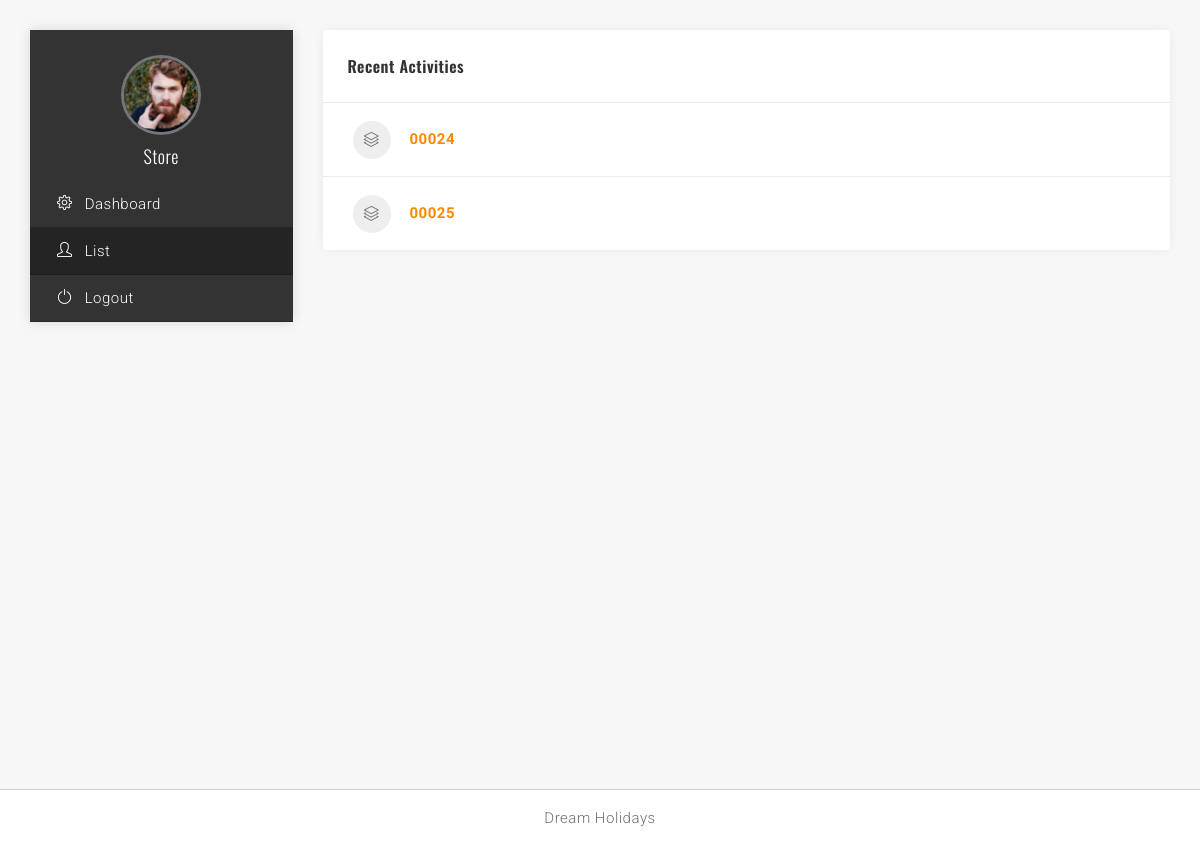
The page /coupon_list (signed in) on the database as committed earlier.
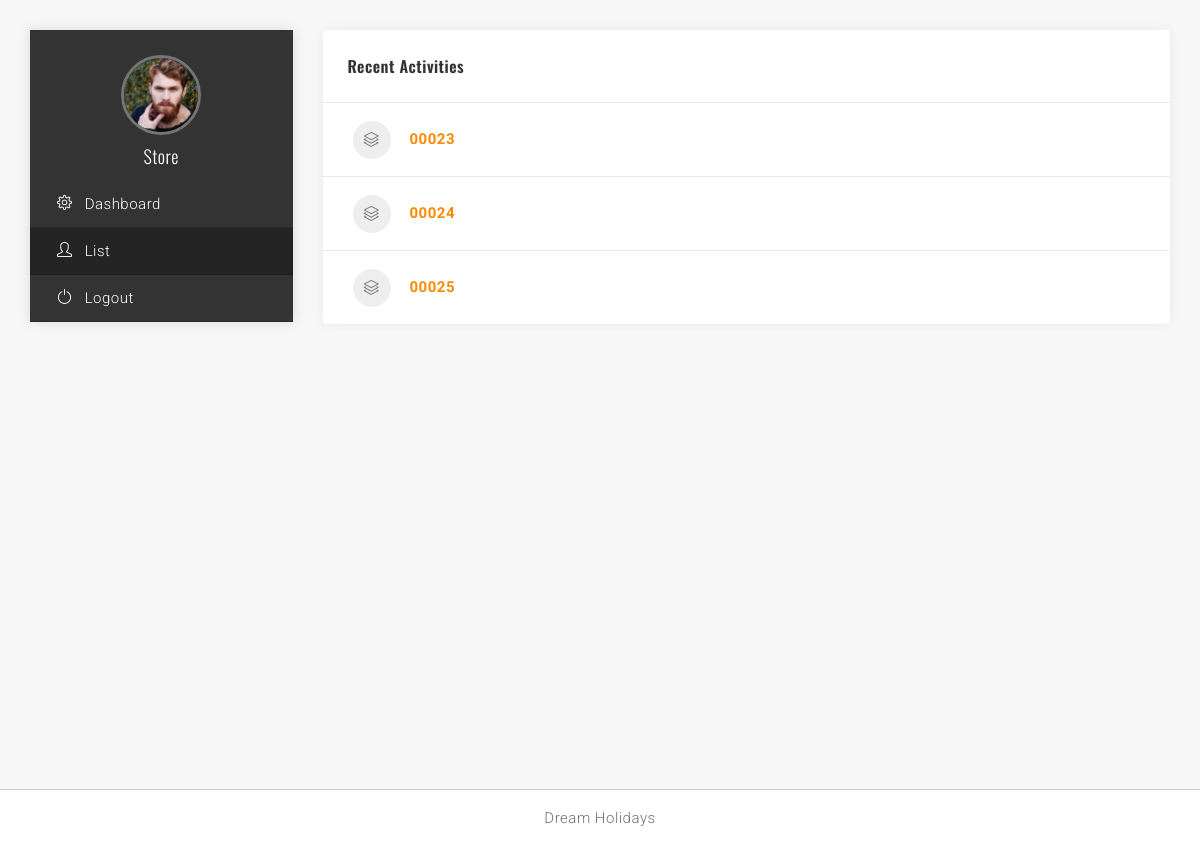
The same page on the database as committed later.
### administration/models.py (models this page shows)
class coupon(models.Model):
	booking_id=models.CharField(max_length=10)
	store_id=models.CharField(max_length=10)
	status=models.CharField(max_length=10)

### administration/views.py (the view)
# urls.py: path('coupon_list', views.coupon_list,name='coupon_list'),
@login_required(login_url='/')
def coupon_list(request):
	coupn=coupon.objects.all()
	return render(request,'store/coupon_list.html',{'coupn':coupn})

### administration/templatetags/event_tags.py (called while the page is built)
@register.filter(name='int')
def toint(value):
	return int(value)

### administration/templates/store/coupon_list.html (shortened to what this page needs)
<!doctype html>
<html lang="en">
 {% load static %}
   {% load event_tags %}
<head>
	<link rel="stylesheet" type="text/css" href="{% static '/user/bootstrap/css/bootstrap.min.css' %}" media="screen">
	<link href="{% static '/user/css/main.css' %}" rel="stylesheet">
	<link href="{% static '/user/css/plugin.css' %}" rel="stylesheet">
	<link href="{% static '/user/css/dashboard.css' %}" rel="stylesheet">
	<link href="{% static '/user/css/icons.css' %}" rel="stylesheet">
	<link href="{% static '/user/css/style.css' %}" rel="stylesheet">
</head>
<body class="home transparent-header">
	<div id="container-wrapper">
		<div id="dashboard">
			<div class="container">
				<div class="row">
					<div class="col-sm-3">
						<div class="dashboard-nav">
							<div class="profile-sec">
								<div class="dash-image"><img src="images/team/01.jpg" alt=""></div>
								<div class="dash-content">
									<h3>Store</h3>
								</div>
							</div>
							<div class="dashboard-nav-inner">
								<ul>
									<li><a href="{% url 'administration:store_management'%}"><i class="sl sl-icon-settings"></i> Dashboard</a></li>
									<li class="active"><a href="{% url 'administration:coupon_list'%}"><i class="sl sl-icon-user"></i> List</a></li>
									<li><a href="index.html"><i class="sl sl-icon-power"></i> Logout</a></li>
								</ul>
							</div>
						</div>
					</div>
					<div class="col-sm-9">
						<div class="dashboard-content">
							<div class="row">
								<div class="col-lg-12 col-md-12">
									<div class="dashboard-list-box with-icons margin-top-20">
										<h4>Recent Activities</h4>
										<ul>
											 {% for x in coupn%}
											 {% if x.store_id|int != request.user.id|int %}
											<li>
												<i class="list-box-icon sl sl-icon-layers"></i> <strong><a href="#">000{{x.booking_id}}</a></strong>
											</li>
											{% endif %}
											{% endfor %}
										</ul>
									</div>
								</div>
							</div>
						</div>
					</div>
				</div>
			</div>
<br><br><br><br><br><br><br><br><br><br><br><br><br><br><br><br><br><br><br><br><br><br><br><br><br><br><br>
			<div class="copyrights">Dream Holidays</div>
		</div>
	</div>
</body>
</html>

Rows that differ between the two databases and show on the page:
now on this page (row edited): coupon: booking_id "23"
